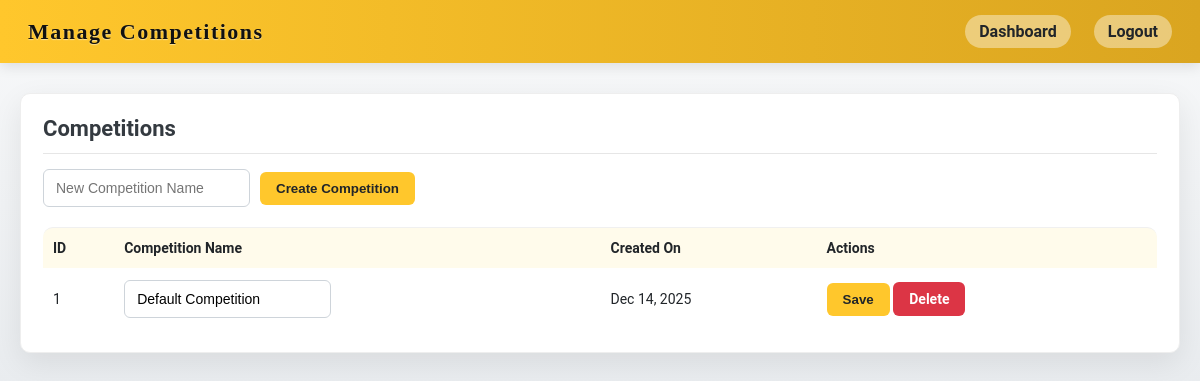
Page /admin/manage_competitions.php (signed in) on the committed database.
### tables this page shows
CREATE TABLE `competitions` (
    id INT AUTO_INCREMENT PRIMARY KEY,
    name VARCHAR(100) NOT NULL,
    created_at TIMESTAMP DEFAULT CURRENT_TIMESTAMP
);

### admin/manage_competitions.php (the view, shortened to what this page needs)
<?php
require_once __DIR__ . '/../database/db.php';
$competitions = $conn->query("SELECT * FROM competitions ORDER BY created_at DESC");
?>
<!doctype html>
<html>
<head>
  <link rel="stylesheet" href="../style.css">
</head>
<body>
  <div class="topbar">
    <div class="brand">Manage Competitions</div>
    <div class="links">
      <a href="admin_dashboard.php">Dashboard</a>
      <a href="../logout.php">Logout</a>
    </div>
  </div>
  <div class="wrapper">
    <div class="card">
      <div class="header-row"><h2>Competitions</h2></div>
      <form method="post" style="display:flex; gap:10px; align-items:center; margin-bottom: 20px;">
        <input class="input" type="text" name="name" placeholder="New Competition Name" required>
        <button class="btn" name="create" type="submit">Create Competition</button>
      </form>
      <table>
        <thead><tr><th>ID</th><th>Competition Name</th><th>Created On</th><th>Actions</th></tr></thead>
        <tbody>
          <?php while($comp = $competitions->fetch_assoc()): ?>
          <tr>
            <form method="post">
                <td><?= $comp['id'] ?><input type="hidden" name="id" value="<?= $comp['id'] ?>"></td>
                <td><input class="input" type="text" name="name" value="<?= htmlspecialchars($comp['name']) ?>"></td>
                <td><?= date('M d, Y', strtotime($comp['created_at'])) ?></td>
                <td class="table-actions">
                    <button class="btn" name="update" type="submit">Save</button>
                    <a href="manage_competitions.php?delete=<?= $comp['id'] ?>" onclick="return confirm('WARNING: Deleting a competition will also delete all of its contestants, judges, criteria, and scores. This cannot be undone. Are you sure?')" class="btn" style="background-color: #dc3545; color: white;">Delete</a>
                </td>
            </form>
          </tr>
          <?php endwhile; ?>
        </tbody>
      </table>
    </div>
  </div>
</body>
</html>

### style.css (style rules this page uses)
:root { --gold: #FFC72C; --gold-dark: #b78c22; --bg: #F8F9FA; --muted: #6C757D; --card-shadow: 0 10px 30px rgba(0,0,0,0.08); --accent: #fff; --accent-2: #FFFBEB; --text: #212529; --radius: 10px; --maxw: 1200px; --serif: "Playfair Display", Georgia, "Times New Roman", serif; --sans: "Roboto", "Segoe UI", Arial, sans-serif; --transition-fast: 0.15s ease-out; }
* { box-sizing:border-box; }
body { margin:0; font-family:var(--sans); color:var(--text); background:linear-gradient(180deg, var(--bg) 0%, #E9ECEF 100%); -webkit-font-smoothing:antialiased; -moz-osx-font-smoothing:grayscale; }
.topbar { background:linear-gradient(90deg, var(--gold) 0%, #DAA520 100%); padding:15px 28px; display:flex; justify-content:space-between; align-items:center; box-shadow:0 4px 12px rgba(0,0,0,0.1); }
.brand { font-family:var(--serif); font-size:22px; font-weight:700; color:#111; letter-spacing:1.5px; text-shadow: 0 1px 1px rgba(255, 255, 255, 0.5); }
.topbar .links { display: flex; align-items: center; gap: 8px; }
.topbar .links a { color:var(--text); text-decoration:none; margin-left:15px; font-weight:600; background:rgba(255,255,255,0.4); padding:7px 14px; border-radius:20px; transition:all var(--transition-fast); }
.wrapper { max-width:var(--maxw); margin:30px auto; padding:0 20px; }
.card { background:var(--accent); border-radius:var(--radius); padding:22px; box-shadow:var(--card-shadow); overflow:visible; border: 1px solid #eee; }
.header-row { display:flex; justify-content:space-between; align-items:center; gap:12px; margin-bottom:15px; border-bottom:1px solid rgba(220,220,220,0.7); padding-bottom:12px; }
.header-row h2 { margin:0; font-family:var(--sans); color:#343A40; font-size:22px; font-weight:700; }
.table, table { width:100%; border-collapse:separate; border-spacing:0; }
table thead th { text-align:left; padding:12px 10px; background:var(--accent-2); color:var(--text); font-weight:600; font-size:14px; border-top: 1px solid #f0f0f0; }
table thead tr th:first-child { border-top-left-radius: var(--radius); }
table thead tr th:last-child { border-top-right-radius: var(--radius); }
tbody td { padding:12px 10px; border-bottom:1px solid #f0f0f0; font-size:14px; vertical-align:middle; transition: background-color var(--transition-fast); }
tbody tr:last-child td { border-bottom: none; }
.btn { background:var(--gold); color:var(--text); padding:9px 16px; border-radius:6px; border:none; font-weight:700; cursor:pointer; display:inline-block; text-decoration:none; transition:background-color var(--transition-fast), transform var(--transition-fast); }
.input, input[type=text], input[type=number], select { padding:10px 12px; border-radius:6px; border:1px solid #ced4da; font-size:14px; outline:none; transition:border-color var(--transition-fast), box-shadow var(--transition-fast); }

### rows in the picture
competitions: id "1", name "Default Competition", created_at "Dec 14, 2025"
